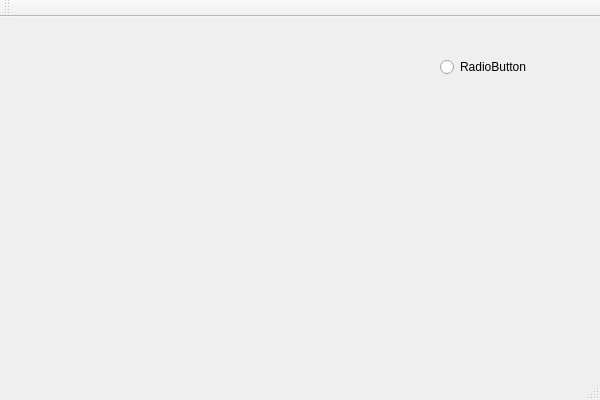
<?xml version="1.0" encoding="UTF-8"?>
<ui version="4.0">
 <class>widgetsoneClass</class>
 <widget class="QMainWindow" name="widgetsoneClass">
  <property name="geometry">
   <rect>
    <x>0</x>
    <y>0</y>
    <width>600</width>
    <height>400</height>
   </rect>
  </property>
  <property name="windowTitle">
   <string>widgetsone</string>
  </property>
  <widget class="QWidget" name="centralWidget">
   <widget class="QRadioButton" name="radioButton">
    <property name="geometry">
     <rect>
      <x>440</x>
      <y>40</y>
      <width>89</width>
      <height>20</height>
     </rect>
    </property>
    <property name="text">
     <string>RadioButton</string>
    </property>
   </widget>
  </widget>
  <widget class="QMenuBar" name="menuBar">
   <property name="geometry">
    <rect>
     <x>0</x>
     <y>0</y>
     <width>600</width>
     <height>22</height>
    </rect>
   </property>
  </widget>
  <widget class="QToolBar" name="mainToolBar">
   <attribute name="toolBarArea">
    <enum>TopToolBarArea</enum>
   </attribute>
   <attribute name="toolBarBreak">
    <bool>false</bool>
   </attribute>
  </widget>
  <widget class="QStatusBar" name="statusBar"/>
 </widget>
 <layoutdefault spacing="6" margin="11"/>
 <resources>
  <include location="widgetsone.qrc"/>
 </resources>
 <connections>
  <connection>
   <sender>radioButton</sender>
   <signal>clicked()</signal>
   <receiver>widgetsoneClass</receiver>
   <slot>slot1()</slot>
   <hints>
    <hint type="sourcelabel">
     <x>476</x>
     <y>84</y>
    </hint>
    <hint type="destinationlabel">
     <x>400</x>
     <y>150</y>
    </hint>
   </hints>
  </connection>
 </connections>
 <slots>
  <signal>signal1()</signal>
  <slot>slot1()</slot>
 </slots>
</ui>
